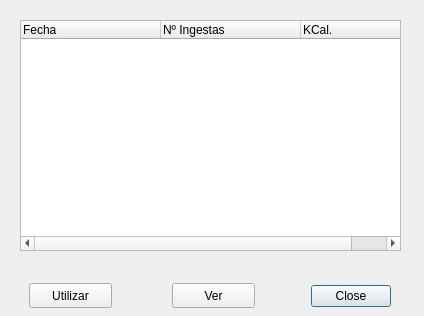
<?xml version="1.0" encoding="UTF-8"?>
<ui version="4.0">
 <class>DialogVRec</class>
 <widget class="QDialog" name="DialogVRec">
  <property name="windowModality">
   <enum>Qt::ApplicationModal</enum>
  </property>
  <property name="geometry">
   <rect>
    <x>0</x>
    <y>0</y>
    <width>424</width>
    <height>316</height>
   </rect>
  </property>
  <property name="focusPolicy">
   <enum>Qt::WheelFocus</enum>
  </property>
  <property name="windowTitle">
   <string>Ver Recetas</string>
  </property>
  <widget class="QDialogButtonBox" name="buttonBox">
   <property name="geometry">
    <rect>
     <x>305</x>
     <y>280</y>
     <width>86</width>
     <height>32</height>
    </rect>
   </property>
   <property name="orientation">
    <enum>Qt::Horizontal</enum>
   </property>
   <property name="standardButtons">
    <set>QDialogButtonBox::Close</set>
   </property>
  </widget>
  <widget class="QPushButton" name="Button_Utilizar">
   <property name="geometry">
    <rect>
     <x>29</x>
     <y>283</y>
     <width>83</width>
     <height>25</height>
    </rect>
   </property>
   <property name="text">
    <string>Utilizar</string>
   </property>
  </widget>
  <widget class="QPushButton" name="Button_Ver">
   <property name="geometry">
    <rect>
     <x>172</x>
     <y>283</y>
     <width>83</width>
     <height>25</height>
    </rect>
   </property>
   <property name="text">
    <string>Ver</string>
   </property>
  </widget>
  <widget class="QTreeWidget" name="treeWidget">
   <property name="geometry">
    <rect>
     <x>20</x>
     <y>20</y>
     <width>381</width>
     <height>231</height>
    </rect>
   </property>
   <property name="layoutDirection">
    <enum>Qt::LeftToRight</enum>
   </property>
   <property name="lineWidth">
    <number>1</number>
   </property>
   <property name="midLineWidth">
    <number>1</number>
   </property>
   <property name="autoScrollMargin">
    <number>16</number>
   </property>
   <property name="alternatingRowColors">
    <bool>true</bool>
   </property>
   <property name="columnCount">
    <number>3</number>
   </property>
   <attribute name="headerDefaultSectionSize">
    <number>104</number>
   </attribute>
   <attribute name="headerMinimumSectionSize">
    <number>140</number>
   </attribute>
   <column>
    <property name="text">
     <string>Fecha</string>
    </property>
   </column>
   <column>
    <property name="text">
     <string>Nº Ingestas</string>
    </property>
   </column>
   <column>
    <property name="text">
     <string>KCal.</string>
    </property>
   </column>
  </widget>
 </widget>
 <tabstops>
  <tabstop>treeWidget</tabstop>
  <tabstop>Button_Utilizar</tabstop>
  <tabstop>Button_Ver</tabstop>
  <tabstop>buttonBox</tabstop>
 </tabstops>
 <resources/>
 <connections>
  <connection>
   <sender>buttonBox</sender>
   <signal>accepted()</signal>
   <receiver>DialogVRec</receiver>
   <slot>accept()</slot>
   <hints>
    <hint type="sourcelabel">
     <x>248</x>
     <y>254</y>
    </hint>
    <hint type="destinationlabel">
     <x>157</x>
     <y>274</y>
    </hint>
   </hints>
  </connection>
  <connection>
   <sender>buttonBox</sender>
   <signal>rejected()</signal>
   <receiver>DialogVRec</receiver>
   <slot>reject()</slot>
   <hints>
    <hint type="sourcelabel">
     <x>316</x>
     <y>260</y>
    </hint>
    <hint type="destinationlabel">
     <x>286</x>
     <y>274</y>
    </hint>
   </hints>
  </connection>
 </connections>
</ui>
